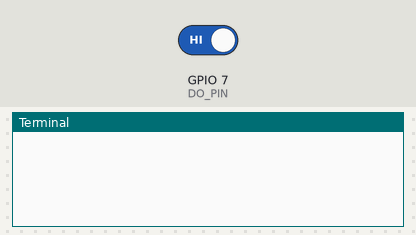
Simulated run of this program. Board: Raspberry Pi (BCM pin numbers). Parts: the last lines printed to the terminal. Inputs (shaded band) come from the test bench; at power-on: GPIO 7 (DO_PIN) HIGH.

Above: at 1.2 s.
1.3 s: GPIO 7 (DO_PIN) driven LOW
At 2.1 s:
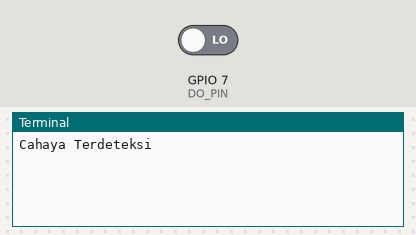
2.8 s: GPIO 7 (DO_PIN) driven HIGH
At 3.2 s:
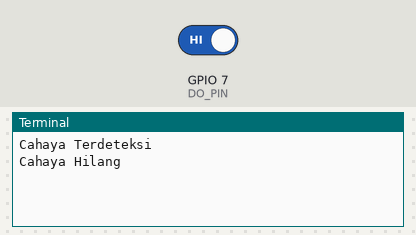

Measured:
- after the input at 1.3 s, the terminal: prints a new line at once (image 1)
- after the input at 2.8 s, the terminal: prints a new line at once (image 2)

The program:

ldr_demo.py
```python
import RPi.GPIO as GPIO
from time import sleep

# Set the Raspberry Pi GPIO pin number connected to the DO pin of the ldr light sensor module
DO_PIN = 7

# Set the GPIO mode and configure the ldr light sensor module pin as INPUT
GPIO.setmode(GPIO.BCM)
GPIO.setup(DO_PIN, GPIO.IN)

# Initialize the previous state variable with the current state
prev_light_state = GPIO.input(DO_PIN)

try:
    while True:
        # Read the current state of the ldr light sensor module
        light_state = GPIO.input(DO_PIN)

        # Check for a state change (LOW to HIGH or HIGH to LOW)
        if light_state != prev_light_state:
            if light_state == GPIO.LOW:
                print("Cahaya Terdeteksi")
            else:
                print("Cahaya Hilang")

        # Update the previous state variable
        prev_light_state = light_state

        # Add a small delay to prevent continuous readings
        sleep(0.1)

except KeyboardInterrupt:
    # Clean up GPIO settings when Ctrl+C is pressed
    GPIO.cleanup()
    print("\n Exiting the program.")
```
